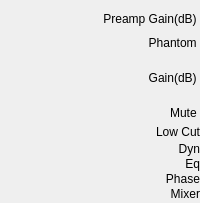
    <widget class="QWidget" name="widget" native="true">
     <layout class="QVBoxLayout" name="verticalLayout">
      <property name="spacing">
       <number>1</number>
      </property>
      <property name="leftMargin">
       <number>2</number>
      </property>
      <property name="topMargin">
       <number>5</number>
      </property>
      <property name="rightMargin">
       <number>0</number>
      </property>
      <property name="bottomMargin">
       <number>2</number>
      </property>
      <item>
       <widget class="QLabel" name="label_PreampGain">
        <property name="minimumSize">
         <size>
          <width>0</width>
          <height>28</height>
         </size>
        </property>
        <property name="maximumSize">
         <size>
          <width>16777215</width>
          <height>28</height>
         </size>
        </property>
        <property name="text">
         <string> Preamp Gain(dB) </string>
        </property>
        <property name="alignment">
         <set>Qt::AlignRight|Qt::AlignTrailing|Qt::AlignVCenter</set>
        </property>
        <property name="wordWrap">
         <bool>true</bool>
        </property>
       </widget>
      </item>
      <item>
       <widget class="QLabel" name="label_Phantom">
        <property name="minimumSize">
         <size>
          <width>0</width>
          <height>18</height>
         </size>
        </property>
        <property name="maximumSize">
         <size>
          <width>16777215</width>
          <height>18</height>
         </size>
        </property>
        <property name="text">
         <string>Phantom </string>
        </property>
        <property name="alignment">
         <set>Qt::AlignRight|Qt::AlignTrailing|Qt::AlignVCenter</set>
        </property>
        <property name="wordWrap">
         <bool>true</bool>
        </property>
       </widget>
      </item>
      <item>
       <widget class="QLabel" name="label_20">
        <property name="minimumSize">
         <size>
          <width>0</width>
          <height>50</height>
         </size>
        </property>
        <property name="maximumSize">
         <size>
          <width>16777215</width>
          <height>50</height>
         </size>
        </property>
        <property name="text">
         <string>Gain(dB) </string>
        </property>
        <property name="alignment">
         <set>Qt::AlignRight|Qt::AlignTrailing|Qt::AlignVCenter</set>
        </property>
       </widget>
      </item>
      <item>
       <widget class="QLabel" name="label_9">
        <property name="minimumSize">
         <size>
          <width>0</width>
          <height>18</height>
         </size>
        </property>
        <property name="maximumSize">
         <size>
          <width>16777215</width>
          <height>18</height>
         </size>
        </property>
        <property name="text">
         <string>Mute </string>
        </property>
        <property name="alignment">
         <set>Qt::AlignRight|Qt::AlignTrailing|Qt::AlignVCenter</set>
        </property>
       </widget>
      </item>
      <item>
       <widget class="QLabel" name="label_21">
        <property name="minimumSize">
         <size>
          <width>0</width>
          <height>18</height>
         </size>
        </property>
        <property name="maximumSize">
         <size>
          <width>16777215</width>
          <height>18</height>
         </size>
        </property>
        <property name="text">
         <string>Low Cut</string>
        </property>
        <property name="alignment">
         <set>Qt::AlignRight|Qt::AlignTrailing|Qt::AlignVCenter</set>
        </property>
       </widget>
      </item>
      <item>
       <widget class="QLabel" name="label">
        <property name="maximumSize">
         <size>
          <width>16777215</width>
          <height>18</height>
         </size>
        </property>
        <property name="text">
         <string>Dyn</string>
        </property>
        <property name="alignment">
         <set>Qt::AlignRight|Qt::AlignTrailing|Qt::AlignVCenter</set>
        </property>
       </widget>
      </item>
      <item>
       <widget class="QLabel" name="label_22">
        <property name="minimumSize">
         <size>
          <width>0</width>
          <height>0</height>
         </size>
        </property>
        <property name="maximumSize">
         <size>
          <width>16777215</width>
          <height>18</height>
         </size>
        </property>
        <property name="text">
         <string>Eq</string>
        </property>
        <property name="alignment">
         <set>Qt::AlignRight|Qt::AlignTrailing|Qt::AlignVCenter</set>
        </property>
       </widget>
      </item>
      <item>
       <widget class="QLabel" name="label_4">
        <property name="maximumSize">
         <size>
          <width>16777215</width>
          <height>18</height>
         </size>
        </property>
        <property name="text">
         <string>Phase</string>
        </property>
        <property name="alignment">
         <set>Qt::AlignRight|Qt::AlignTrailing|Qt::AlignVCenter</set>
        </property>
       </widget>
      </item>
      <item>
       <widget class="QLabel" name="label_5">
        <property name="maximumSize">
         <size>
          <width>16777215</width>
          <height>18</height>
         </size>
        </property>
        <property name="text">
         <string>Mixer</string>
        </property>
        <property name="alignment">
         <set>Qt::AlignRight|Qt::AlignTrailing|Qt::AlignVCenter</set>
        </property>
       </widget>
      </item>
     </layout>
    </widget>
